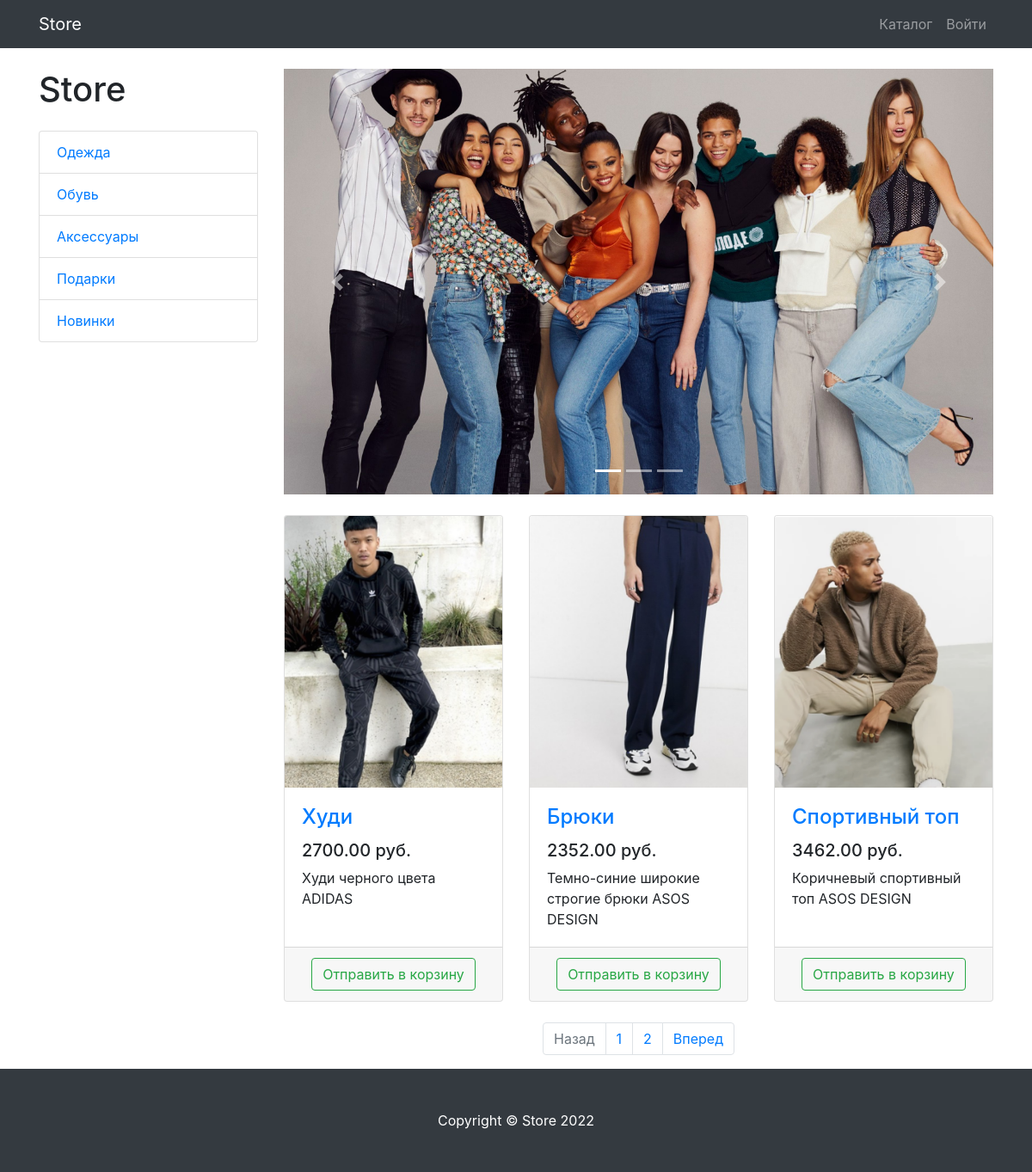
The page /products/category/1 on the database its author committed.
### products/models.py (models this page shows, shortened)
class ProductCategory(models.Model):
    name = models.CharField(max_length=128)
    description = models.TextField(blank=True, null=True)
    class Meta:
        verbose_name = 'категория'
        verbose_name_plural = 'категории'

class Product(models.Model):
    name = models.CharField(max_length=256)
    description = models.TextField(blank=True, null=True)
    price = models.DecimalField(max_digits=6, decimal_places=2)
    quantity = models.PositiveIntegerField(default=0)
    image = models.ImageField(upload_to='products_images')
    category = models.ForeignKey(to=ProductCategory, on_delete = models.CASCADE)
    class Meta:
            verbose_name = 'продукт'
            verbose_name_plural = 'продукты'

### products/views.py (the view)
# urls.py: path('', ProductsListView.as_view(), name='index'),
class ProductsListView(TitleMixin, ListView):
    model = Product
    template_name = 'products/products.html'
    paginate_by = 3
    title = 'Store - Каталог'
    def get_queryset(self):
        queryset = super(ProductsListView, self).get_queryset()
        category_id = self.kwargs.get('category_id')
        return queryset.filter(category_id=category_id) if category_id else queryset
    def get_context_data(self, *, object_list=None, **kwargs):
        context = super(ProductsListView, self).get_context_data()
        context['categories'] = ProductCategory.objects.all()
        return context

### common/views.py (called while the page is built)
    def get_context_data(self, **kwargs):
        context = super(TitleMixin, self).get_context_data(**kwargs)
        context["title"] = self.title
        return context

### products/context_processors.py (called while the page is built)
def baskets(request):
    user = request.user
    return {'baskets': Basket.objects.filter(user=user) if user.is_authenticated else []}

### products/templates/products/products.html (shortened to what this page needs)
{% extends "products/base.html" %}
{% load static %}
{% block css %}
    <link href="{% static "vendor/css/products.css" %} " rel="stylesheet">
{% endblock  %}
{% block content %}
    <div class="container">
        <div class="row">
            <div class="col-lg-3">
                <h1 class="my-4">Store</h1>
                <div class="list-group">
                    {% for category in categories %}
                    <a href="{% url "products:category" category.id %}" class="list-group-item">
                        {{ category.name }}
                    </a>
                    {% endfor %}
                </div>
            </div>
            <div class="col-lg-9">
                <div id="carouselExampleIndicators" class="carousel slide my-4" data-ride="carousel">
                    <ol class="carousel-indicators">
                        <li data-target="#carouselExampleIndicators" data-slide-to="0" class="active"></li>
                        <li data-target="#carouselExampleIndicators" data-slide-to="1"></li>
                        <li data-target="#carouselExampleIndicators" data-slide-to="2"></li>
                    </ol>
                    <div class="carousel-inner" role="listbox">
                        <div class="carousel-item active">
                            <img class="d-block img-fluid" src="/static/vendor/img/slides/slide-1.jpg" alt="First slide">
                        </div>
                    </div>
                    <a class="carousel-control-prev" href="#carouselExampleIndicators" role="button" data-slide="prev">
                        <span class="carousel-control-prev-icon" aria-hidden="true"></span>
                    </a>
                    <a class="carousel-control-next" href="#carouselExampleIndicators" role="button" data-slide="next">
                        <span class="carousel-control-next-icon" aria-hidden="true"></span>
                    </a>
                </div>
                <div class="row">
                    {% for product in object_list %}
                        <div class="col-lg-4 col-md-6 mb-4">
                            <div class="card h-100">
                                <a href="#">
                                    <img class="card-img-top"
                                    src="{{ product.image.url }}"
                                    alt="">
                                </a>
                                <div class="card-body">
                                    <h4 class="card-title">
                                        <a href="#">{{ product.name }}</a>
                                    </h4>
                                    <h5>{{ product.price }} руб.</h5>
                                    <p class="card-text">{{ product.description }}</p>
                                </div>
                                <div class="card-footer text-center">
                                    <a class ="btn btn-outline-success"
                                        href="{% url "products:basket_add" product.id %}">
                                        Отправить в корзину
                                    </a>
                                </div>
                            </div>
                        </div>
                    {% endfor %}
                </div>
                {% if is_paginated %}
                <nav aria-label="Page navigation example">
                    <ul class="pagination justify-content-center">
                        <li class="page-item {% if not page_obj.has_previous %} disabled {% endif %}">
                            <a class="page-link"
                                href="{% if page_obj.has_previous %}{% url "products:paginator" page_obj.previous_page_number %}{% else %}#{% endif %}"
                                tabindex="-1" aria-disabled="true">
                                Назад
                            </a>
                        </li>
                        {% for page in paginator.page_range %}
                        <li class="page-item">
                            <a class="page-link" href="{% url "products:paginator" page %}">
                                {{page}}
                            </a>
                        </li>
                        {% endfor %}
                        <li class="page-item {% if not page_obj.has_next %} disabled {% endif %}">
                            <a class="page-link"
                                href="{% if page_obj.has_next %}{% url "products:paginator" page_obj.next_page_number %}{% else %}#{% endif %}">
                                Вперед
                            </a>
                        </li>
                    </ul>
                </nav>
                {% endif %}
            </div>
        </div>
    </div>
{% endblock  %}
{% block footer %}
    <footer class="py-5 bg-dark">
        <div class="container">
            <p class="m-0 text-center text-white">Copyright &copy; Store 2022</p>
        </div>
    </footer>
{% endblock  %}

### rows shown on the page
ProductCategory: name "Одежда"
ProductCategory: name "Обувь"
ProductCategory: name "Аксессуары"
ProductCategory: name "Подарки"
ProductCategory: name "Новинки"
Product: image (picture), name "Худи", price "2700.00", description "Худи черного цвета ADIDAS"
Product: image (picture), name "Брюки", price "2352.00", description "Темно-синие широкие строгие брюки ASOS DESIGN"
Product: image (picture), name "Спортивный топ", price "3462.00", description "Коричневый спортивный топ ASOS DESIGN"

### other values the page prints
{{ page }} "1" "2"
